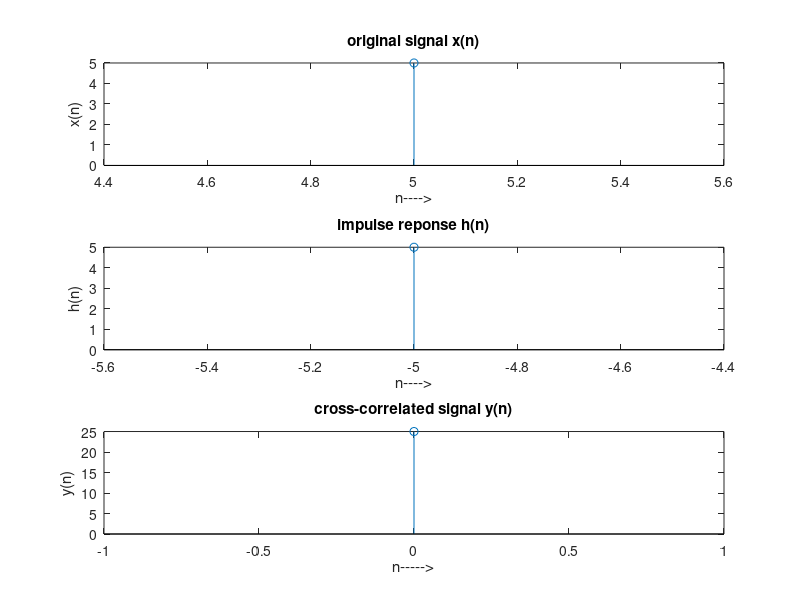

MATLAB code for this plot:
clc;
clear all;
close all;
x=input('Enter the first sequence: ');
n1=input('Enter the time sample range:');
subplot(3,1,1);
stem(n1,x);
xlabel('n---->');
ylabel('x(n)');
title('original signal x(n)');

h=input('Enter the second sequence: ');
n2=input('Enter the time sample range:');
n2=-fliplr(n2);
subplot(3,1,2);
stem(n2,h);
xlabel('n---->');
ylabel('h(n)');
title('impulse reponse h(n)');

z=[];
h=fliplr(h);
for i=1:length(x)
    g=h.*x(i);
    z=[z;g];
end
[r c]=size(z);
k=r+c;
t=2;
y=[];
sum=0;
while(t<=k)
    for i=1:r
        for j=1:c
            if((i+j)==t)
               sum=sum+z(i,j);
            end
        end
    end
    t=t+1;
    y=[y sum];
    sum=0;
end
nl=min(n1)+min(n2);
nh=max(n1)+max(n2);
t=nl:1:nh;
subplot(3,1,3);
stem(t,y);

xlabel('n----->');
ylabel('y(n)');
title('cross-correlated signal y(n)');
